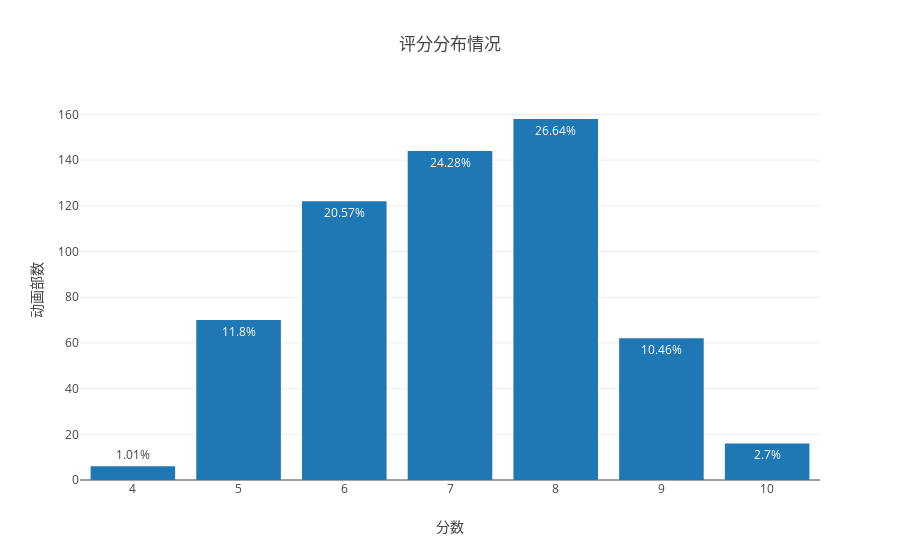

Notebook code cell kept with this figure:
### Code cell
py.offline.init_notebook_mode(connected=True)

data = [go.Bar(
            x=star_dist.index,
            y=star_dist.chinese,
    text=star_dist.percentage
    )]

layout = go.Layout(
    title='评分分布情况',
    xaxis=dict(
        title='分数'
    ),
    yaxis=dict(
        title='动画部数'
    )
)

fig = go.Figure(data=data, layout=layout)
py.offline.iplot(fig, filename='jupyter/basic_bar')

### Figure 1 — Plotly figure (JSON) as saved in the notebook; plotly's stock layout.template omitted (floating-point values rounded to 4 significant figures)
{"data": [{"text": ["1.01%", "11.8%", "20.57%", "24.28%", "26.64%", "10.46%", "2.7%"], "type": "bar", "x": [4, 5, 6, 7, 8, 9, 10], "y": [6, 70, 122, 144, 158, 62, 16]}], "layout": {"title": "评分分布情况", "xaxis": {"title": "分数"}, "yaxis": {"title": "动画部数"}}}
